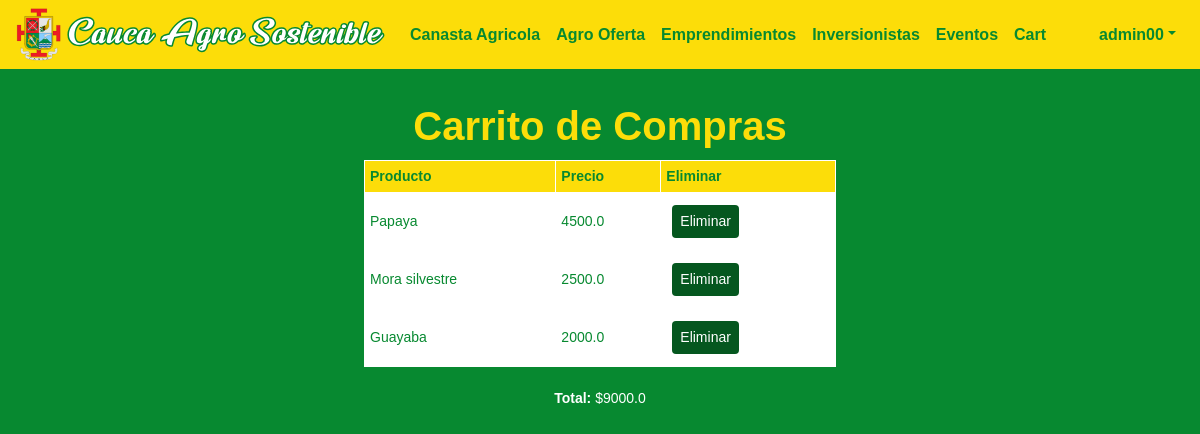
The app's page /cart (signed in) with its own data.
### caucaSostenible/models.py (models this page shows)
class User(AbstractUser):
   pass

class BillDetail(models.Model):
   bill = models.ForeignKey(Bill, on_delete=models.CASCADE)
   product = models.ForeignKey(Product, on_delete=models.CASCADE)
   class Meta: # Composite pk
        unique_together = (('bill', 'product'),)

class Product(models.Model):
   name = models.CharField(max_length=60)
   price = models.FloatField()
   discount = models.FloatField()
   description = models.CharField(max_length=300)
   imgURL = models.CharField(max_length=300)

class Bill(models.Model):
   user = models.ForeignKey(User, on_delete=models.CASCADE)
   total = models.FloatField()

### caucaSostenible/views.py (the view)
# urls.py: path("cart", views.cart_view, name="cart"),
def cart_view(request):
    bill = Bill.objects.get(user=request.user)
    if bill:
        billDetails = BillDetail.objects.all().filter(bill=bill)
    return render(request, "general/cart.html", {"bill": bill, "billDetails": billDetails})

### caucaSostenible/templates/general/cart.html (shortened to what this page needs)
{% extends "general/layout.html" %}
{% load static %}
{% load mathfilters %}
{% block body %}
<div id="main-container">
    <h1>
        <center>Carrito de Compras</center>
    </h1>
    <center>
        {% if billDetails %}
            <table>
                <thead>
                    <th><b>Producto</b></th>
                    <th><b>Precio</b></th>
                    <th><b>Eliminar</b></th>
                </thead>
                <tbody>
                    {% for billDetail in billDetails %}
                    <tr>
                        <td>{{billDetail.product.name}}</td>
                        <td>{{billDetail.product.price|sub:billDetail.product.discount}}</td>
                        <td>
                            <button class="common-button" onclick="removeProduct('{{billDetail.product.id}}')">Eliminar</button>
                        </td>
                    </tr>
                    {% endfor %}
                </tbody>
            </table>
            <br>
            <p class="common-text"><b>Total:</b> ${{bill.total}}</p>
        {% else %}
            <p class="common-text">No hay productos aun.</p>
        {% endif %}
    </center>
{% endblock %}

### caucaSostenible/templates/general/layout.html (shortened to what this page needs)
{% load static %}
<!DOCTYPE html>
<html lang="en">
    <head>
        <link rel="stylesheet" href="https://stackpath.bootstrapcdn.com/bootstrap/4.1.3/css/bootstrap.min.css">
        <link href="{% static 'caucaSostenible/css/generalStyles.css' %}" rel="stylesheet">
        <link href="{% static 'caucaSostenible/css/styles.css' %}" rel="stylesheet">
    </head>
    <body>
        <nav class="navbar navbar-expand-lg background-color1">
            <a class="navbar-brand" href="{% url 'index' %}">
                <img src="{% static 'caucaSostenible/images/Cauca_sostenible_icon.svg' %}" width="370" height="53" alt="">
            </a>
            <div class="collapse navbar-collapse" id="navbarNav">
                <ul class="navbar-nav">
                    <li class="nav-item">
                        <a class="nav-link menu-option" href="{% url 'canasta-agricola' %}">Canasta Agricola</a>
                    </li>
                    <li class="nav-item">
                        <a class="nav-link menu-option" href="{% url 'agro-oferta' %}">Agro Oferta</a>
                    </li>
                    <li class="nav-item">
                        <a class="nav-link menu-option" href="{% url 'emprendimientos' %}">Emprendimientos</a>
                    </li>
                    <li class="nav-item">
                        <a class="nav-link menu-option" href="{% url 'inversionistas' %}">Inversionistas</a>
                    </li>
                    <li class="nav-item">
                        <a class="nav-link menu-option" href="{% url 'eventos' %}">Eventos</a>
                    </li>
                    {% if user.is_authenticated %}
                        <li class="nav-item">
                            <a class="nav-link menu-option" href="{% url 'cart' %}">Cart</a>
                        </li>
                    {% endif %}
                </ul>
                <ul class="navbar-nav ml-auto">
                    {% if user.is_authenticated %}
                        <li class="nav-item dropdown">
                            <a class="nav-link dropdown-toggle menu-option" href="#" id="navbarDropdown" role="button" data-toggle="dropdown" aria-haspopup="true" aria-expanded="false">{{ user }}</a>
                        </li>
                    {% else %}
                        <li class="nav-item">
                            <a class="nav-link menu-option" href="login">Log in</a>
                        </li>
                    {% endif %}
                </ul>
            </div>
        </nav>
        <br>
        {% block body %}
        {% endblock %}
    </body>
</html>

### caucaSostenible/static/caucaSostenible/css/generalStyles.css (style rules this page uses)
body { font-size: 14px; font-family: Arial, sans-serif; }

### caucaSostenible/static/caucaSostenible/css/styles.css (style rules this page uses)
a { color: #04521d; font-weight: bold; }
body { padding: 0px 0px; background: rgb(6,87,32); background: linear-gradient(180deg, rgba(6,87,32,1) 0%, rgba(7,137,48,1) 7%, rgba(7,137,48,1) 93%, rgba(6,87,32,1) 100%); }
h1 { color: #fcdd09; font-weight: bold; margin: 0 0 10px 0; }
.common-text { color: white; font-size: 14px; }
.common-button { color: white; background: #05571f; border: none; border-radius: 4px; padding: 6px 8px; margin: 7px 6px; }
#main-container { padding: 12px 10px; }
.background-color1 { background-color: #fcdd09; }
p { margin: 0 0; }
.menu-option { color: #078930; font-size: 16px; font-weight: bold; }
.navbar-brand { padding: 0 0; }
ul { padding-left: 14px; margin: 0 0; }
html { min-height: 100%; }
table { font-family: Verdana, sans-serif; border-collapse: collapse; width: 40%; }
td, th { color: #078930; border: 1px solid white; text-align: left; padding: 5px; }
thead { background-color: #fcdd09; }
tbody { background-color: white; color: black; font-family: Verdana, sans-serif; }

### records on screen
User: username "admin00"
BillDetail: product.name "Papaya", product.price|sub "4500.0"
BillDetail: product.name "Mora silvestre", product.price|sub "2500.0"
BillDetail: product.name "Guayaba", product.price|sub "2000.0"
Bill: total "9000.0"
